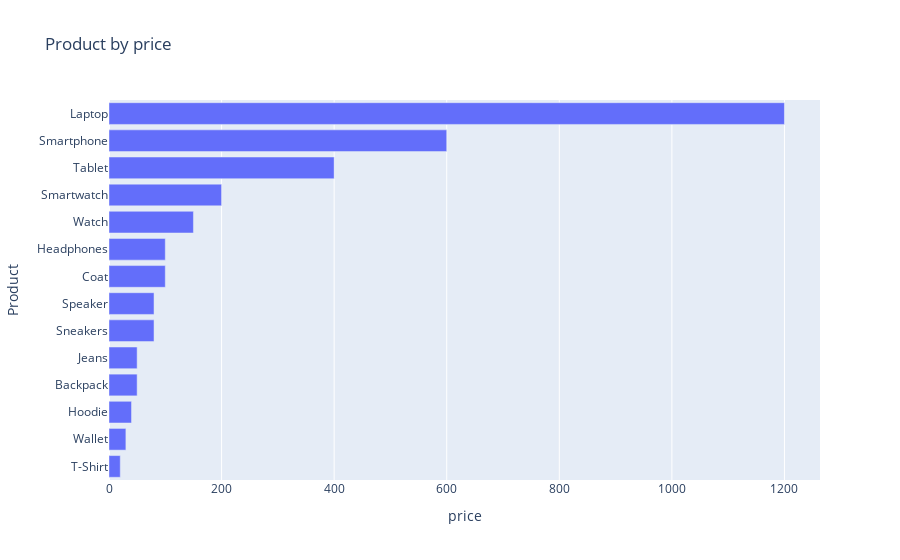

Source (notebook cell):
### Code cell
# Create a horizontal bar chart
fig = go.Figure(go.Bar(
    x = product_price.values,
    y = product_price.index,
        
    orientation='h'
))

# Set the chart title and axis labels
fig.update_layout(
    title='Product by price',
    xaxis_title='price',
    yaxis_title='Product'
)

# Show the chart
fig.show()

### Figure 1 — Plotly figure (JSON) as saved in the notebook; plotly's stock layout.template omitted (floating-point values rounded to 4 significant figures)
{"data": [{"orientation": "h", "type": "bar", "x": [20, 30, 40, 50, 50, 80, 80, 100, 100, 150, 200, 400, 600, 1200], "y": ["T-Shirt", "Wallet", "Hoodie", "Backpack", "Jeans", "Sneakers", "Speaker", "Coat", "Headphones", "Watch", "Smartwatch", "Tablet", "Smartphone", "Laptop"]}], "layout": {"title": {"text": "Product by price"}, "xaxis": {"title": {"text": "price"}}, "yaxis": {"title": {"text": "Product"}}}}
